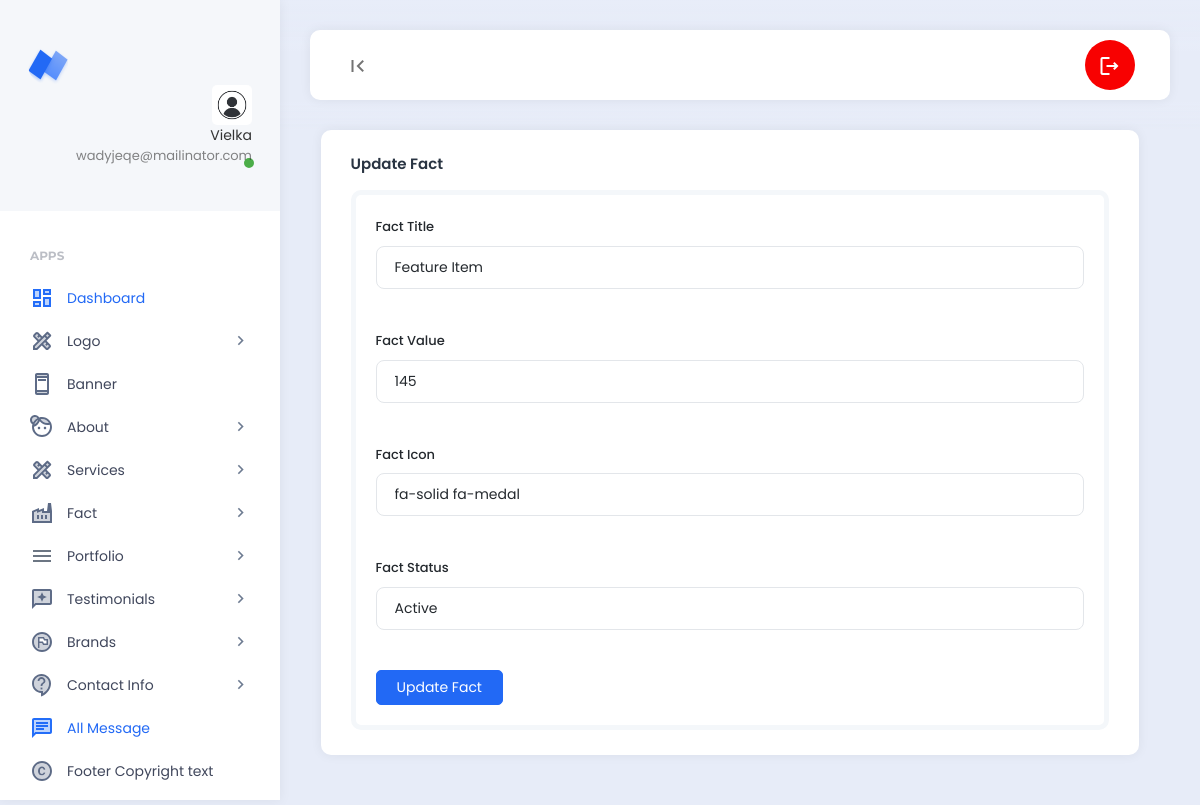
The app's page /backend/edit_fact.php?id=1 (signed in) with its own data.
### tables this page shows
CREATE TABLE `pro_users` (
  `id` int(11) NOT NULL,
  `name` varchar(55) NOT NULL,
  `email` varchar(55) NOT NULL,
  `password` varchar(100) NOT NULL,
  `profile_photo` varchar(200) NOT NULL DEFAULT 'profile_photo.jpg'
);

CREATE TABLE `pro_facts` (
  `id` int(11) NOT NULL,
  `fact_title` varchar(255) NOT NULL,
  `fact_value` varchar(255) NOT NULL,
  `fact_icon` varchar(100) NOT NULL,
  `fact_status` varchar(100) NOT NULL
);

### backend/edit_fact.php (the view, shortened to what this page needs)
<?php
require_once('header.php');
require_once('../config/db.php');
$id = $_REQUEST['id'];
$edit_fact_query = "SELECT * FROM pro_facts WHERE id='$id'";
$edit_fact_query_run = mysqli_query($db_con, $edit_fact_query);
$fact_fetch_assoc = mysqli_fetch_assoc($edit_fact_query_run);
?>
<div class="row">
    <div class="col-md-12">
        <div class="card">
            <div class="card-header">
                <h5 class="card-title">Update Fact</h5>
            </div>
            <div class="card-body">
                <div class="example-container">
                    <form action="" method="POST">
                        <div class="example-content">
                            <label class="form-label">Fact Title</label>
                            <input type="text" class="form-control" name="fact_title" value="<?= $fact_fetch_assoc['fact_title']?>">
                        </div>
                        <div class="example-content">
                            <label class="form-label">Fact Value</label>
                            <input type="text" class="form-control" name="fact_value" value="<?= $fact_fetch_assoc['fact_value']?>">
                        </div>
                        <div class="example-content">
                            <label class="form-label">Fact Icon</label>
                            <input type="text" class="form-control" name="fact_icon" value="<?= $fact_fetch_assoc['fact_icon']?>">
                        </div>
                        <div class="example-content">
                            <label class="form-label">Fact Status</label>
                            <select class="form-control" name="fact_status">
                                <option <?php if($fact_fetch_assoc['fact_status'] == 'active') : echo 'selected'; endif;?> value="active">Active</option>
                            </select>
                        </div>
                        <div class="example-content">
                            <button type="submit" class="btn btn-primary" name="update_fact_btn">Update Fact</button>
                        </div>
                    </form>
                </div>
            </div>
        </div>
    </div>
</div>
<?php
require_once('footer.php');
?>

### backend/header.php (shortened to what this page needs)
<?php
require_once('../config/db.php');
$id = $_SESSION['login_id'];
$select_profile_image_query = "SELECT profile_photo FROM `pro_users` WHERE id=$id";
$query_run = mysqli_query($db_con, $select_profile_image_query);
$select_profile_fetch_assoc = mysqli_fetch_assoc($query_run)['profile_photo'];
?>
<!DOCTYPE html>
<html lang="en">
<head>
    <link rel="stylesheet" href="https://cdnjs.cloudflare.com/ajax/libs/font-awesome/6.4.2/css/all.min.css">
    <link href="assets/plugins/bootstrap/css/bootstrap.min.css" rel="stylesheet">
    <link href="assets/plugins/perfectscroll/perfect-scrollbar.css" rel="stylesheet">
    <link href="assets/plugins/pace/pace.css" rel="stylesheet">
    <link href="assets/plugins/highlight/styles/github-gist.css" rel="stylesheet">
    <link href="assets/plugins/summernote/summernote-lite.min.css" rel="stylesheet">
    <link href="assets/plugins/datatables/datatables.min.css" rel="stylesheet">
    <link href="assets/css/main.min.css" rel="stylesheet">
    <link href="assets/css/custom.css" rel="stylesheet">
</head>
<body>
    <div class="app align-content-stretch d-flex flex-wrap">
        <div class="app-sidebar">
            <div class="logo">
                <a href="http://localhost/project/" target="_blank" class="logo-icon"><span class="logo-text">Neptune</span></a>
                <div class="sidebar-user-switcher user-activity-online">
                    <a href="#">
                        <img src="assets/images/profile_photo/<?= $select_profile_fetch_assoc;?>">
                        <span class="activity-indicator"></span>
                        <span class="user-info-text"><?php if(isset($_SESSION['login_name'])) : echo $_SESSION['login_name']; endif ?><br><span class="user-state-info"><?php if(isset($_SESSION['login_email'])) : echo $_SESSION['login_email']; endif?></span></span>
                    </a>
                </div>
            </div>
            <div class="app-menu">
                <ul class="accordion-menu">
                    <li class="sidebar-title">
                        Apps
                    </li>
                    <li class="active-page">
                        <a href="dashboard.php" class="active"><i class="material-icons-two-tone">dashboard</i>Dashboard</a>
                    </li>
                    <li>
                        <a href=""><i class="material-icons-two-tone">design_services</i>Logo<i class="material-icons has-sub-menu">keyboard_arrow_right</i></a>
                    </li>
                    <li>
                        <a href="manage_banner.php"><i class="material-icons-two-tone">ad_units</i>Banner</a>
                    </li>
                    <li>
                        <a href=""><i class="material-icons-two-tone">face_4</i>About<i class="material-icons has-sub-menu">keyboard_arrow_right</i></a>
                    </li>
                    <li>
                        <a href=""><i class="material-icons-two-tone">design_services</i>Services<i class="material-icons has-sub-menu">keyboard_arrow_right</i></a>
                    </li>
                    <li>
                        <a href=""><i class="material-icons-two-tone">factory</i>Fact<i class="material-icons has-sub-menu">keyboard_arrow_right</i></a>
                    </li>
                    <li>
                        <a href=""><i class="material-icons-two-tone"> menu </i>Portfolio<i class="material-icons has-sub-menu">keyboard_arrow_right</i></a>
                    </li>
                    <li>
                        <a href=""><i class="material-icons-two-tone">reviews</i>Testimonials<i class="material-icons has-sub-menu">keyboard_arrow_right</i></a>
                    </li>
                    <li>
                        <a href=""><i class="material-icons-two-tone">flag_circle</i>Brands<i class="material-icons has-sub-menu">keyboard_arrow_right</i></a>
                    </li>
                    <li>
                        <a href=""><i class="material-icons-two-tone">contact_support</i>Contact Info<i class="material-icons has-sub-menu">keyboard_arrow_right</i></a>
                    </li>
                    <li class="active-page">
                        <a href="all_message.php" class="active"><i class="material-icons-two-tone">chat</i>All Message</a>
                    </li>
                    <li>
                        <a href="copyright_text.php"><i class="material-icons-two-tone">copyright</i>Footer Copyright text</a>
                    </li>
                </ul>
            </div>
        </div>
        <div class="app-container">
            <div class="app-header">
                <nav class="navbar navbar-light navbar-expand-lg">
                    <div class="container-fluid">
                        <div class="navbar-nav" id="navbarNav">
                            <ul class="navbar-nav">
                                <li class="nav-item">
                                    <a class="nav-link hide-sidebar-toggle-button" href="#"><i class="material-icons">first_page</i></a>
                                </li>
                            </ul>
                        </div>
                        <div class="d-flex">
                            <ul class="navbar-nav">
                                <li class="nav-item hidden-on-mobile">
                                    <a class="nav-link nav-notifications-toggle" id="notificationsDropDown" style="width: 50px; height:50px;border-radius:50%;" href="#" data-bs-toggle="dropdown">
                                        <i class="material-icons-outlined">logout</i>
                                    </a>
                                </li>
                            </ul>
                        </div>
                    </div>
                </nav>
            </div>
            <div class="app-content">
                <div class="content-wrapper">
                    <div class="container">
                        <div class="row">

### records on screen
pro_users: profile_photo (picture)
pro_facts: fact_title "Feature Item", fact_value "145", fact_icon "fa-solid fa-medal", fact_status "Active"

### other values on screen
$_SESSION['login_name'] "Vielka"
$_SESSION['login_email'] "wadyjeqe@mailinator.com"
